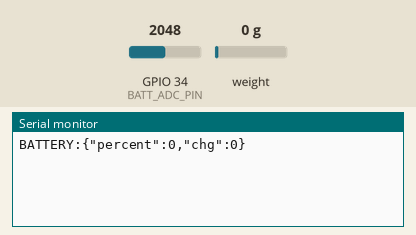
Bench run of a sketch on a simulated ESP32. Shown: the last lines printed to the serial monitor. The test bench sets the inputs (shaded band); at power-on: weight on the scale 0 g, GPIO 34 (BATT_ADC_PIN) = 2048 (analog values on the 0–4095 scale). Nothing arrives over Bluetooth unless stated; a phone connects over Bluetooth LE 3 s after start.

Above: at 5.4 s.
5.5 s: weight on the scale set to 3750 g
At 7.7 s:
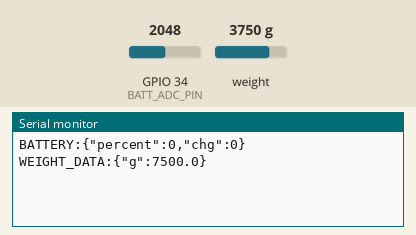
9.6 s: weight on the scale set to 100 g
At 11.8 s:
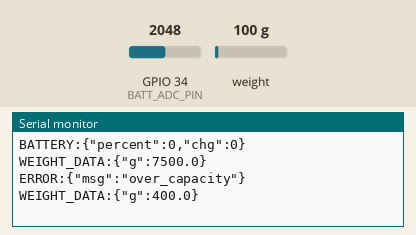

The sketch:

3ProGear-EDITEDSemiF.ino
```cpp
#include <Arduino.h>
#include <HX711.h>
#include <Preferences.h>
#include <BLEDevice.h>
#include <BLEUtils.h>
#include <BLEServer.h>
#include <math.h>

// ===== Pins =====
#define HX_DT   32
#define HX_SCK  33
#define BATT_ADC_PIN   34
#define BATT_CHARGING  -1

// ===== Calibration (افتراضي) =====
static float CAL_A = 210.0f;   // Cell A (Gain=128)
static float CAL_B = 210.0f;   // Cell B (Gain=32)

// ===== Settings =====
static const float   MAX_G     = 10000.0f;
static const uint32_t SEND_MS  = 500;
static const float   QUIET_EPS = 20.0f;
static const uint32_t QUIET_MS = 2500;

// ===== Battery =====
#define DIV_FACTOR     2.0f
#define SAMPLES        16
static float emaV = NAN;
static const float alpha = 0.20f;
static int lastBatPct = -1;

// ===== BLE =====
static const char* BLE_NAME = "ProGearBag";
#define UUID_SVC "6E400001-B5A3-F393-E0A9-E50E24DCCA9E"
#define UUID_RX  "6E400002-B5A3-F393-E0A9-E50E24DCCA9E"
#define UUID_TX  "6E400003-B5A3-F393-E0A9-E50E24DCCA9E"

HX711        scale;
Preferences  prefs;

BLECharacteristic* txCh = nullptr;
BLECharacteristic* rxCh = nullptr;
String rxBuf;

// ===== tare offsets =====
long offsetA = 0;
long offsetB = 0;

// ===== state =====
float lastG     = -1.0f;
uint32_t lastSend   = 0;
uint32_t quietStart = 0;
bool inQuiet = false, sessionFinalSent = false;
static uint32_t lastErrorMs = 0;

// ===== Utilities =====
static void sendLine(const String& tag, const String& json) {
  String s = tag + ":" + json + "\n";
  Serial.print(s);
  if (txCh) { txCh->setValue((uint8_t*)s.c_str(), s.length()); txCh->notify(); }
}
static void sendWeight(float g)   { sendLine("WEIGHT_DATA", String("{\"g\":")+String(g,1)+"}"); }
static void sendSessionFinal(float g) { sendLine("SESSION_FINAL", String("{\"g\":")+String(g,1)+"}"); }
static void sendError(const String& msg) { sendLine("ERROR", String("{\"msg\":\"")+msg+"\"}"); }
static void sendStatus(const String& st) { sendLine("STATUS_UPDATE", String("{\"state\":\"")+st+"\"}"); }
static void sendBatteryMsg(int pct, int ch) { sendLine("BATTERY", String("{\"percent\":")+pct+",\"chg\":"+ch+"}"); }

// ===== Battery Read with EMA =====
static int readBatteryPct() {
  if (BATT_ADC_PIN < 0) return -1;
  analogReadResolution(12);
  uint32_t acc = 0;
  for (int i=0;i<SAMPLES;i++){ acc += analogRead(BATT_ADC_PIN); delay(2); }
  int raw = acc / SAMPLES;

  float vadc = (raw / 4095.0f) * 3.3f;
  float v    = vadc * DIV_FACTOR;

  if (isnan(emaV)) emaV = v;
  else emaV = alpha * v + (1.0f - alpha) * emaV;

  float pctf = (emaV - 3.40f) / (4.20f - 3.40f) * 100.0f;
  return (int)round(constrain(pctf, 0.0f, 100.0f));
}
static int readCharging() {
  if (BATT_CHARGING < 0) return 0;
  pinMode(BATT_CHARGING, INPUT_PULLUP);
  return digitalRead(BATT_CHARGING) ? 1 : 0;
}
static void checkBatteryAlert(){
  int p = readBatteryPct();
  if (p >= 0) {
    if (lastBatPct < 0) {
      sendBatteryMsg(p, readCharging()); // أول مرة
    }
    else if (p <= 20 && lastBatPct > 20) {
      sendBatteryMsg(p, readCharging()); // تنبيه نزول تحت 20%
    }
    lastBatPct = p;
  }
}

// ===== HX711 Dual Channel Read =====
long readChannelRaw(byte gain, uint8_t samples) {
  scale.set_gain(gain);
  delay(80); // تأخير أطول لضمان استقرار القراءة
  return scale.read_average(samples);
}
void tareBoth() {
  offsetA = readChannelRaw(128, 20);
  offsetB = readChannelRaw(32,  20);
}
float rawA_to_grams(long rawA) {
  long net = rawA - offsetA;
  return (float)net / CAL_A;
}
float rawB_to_grams(long rawB) {
  long net = rawB - offsetB;
  return (float)net / CAL_B;
}
float readWeightA_g() {
  long rawA = readChannelRaw(128, 10);
  return rawA_to_grams(rawA);
}
float readWeightB_g() {
  long rawB = readChannelRaw(32, 10);
  return rawB_to_grams(rawB);
}
float readTotalGrams() {
  float a_g = readWeightA_g();
  float b_g = readWeightB_g();
  float total = a_g + b_g;

  // فلتر بسيط: أي قراءة أقل من ±2g تعتبر صفر (للتخلص من الضجيج)
  if (fabs(total) < 2.0f) {
    total = 0.0f;
  }

  return total;
}

// ===== BLE RX callbacks =====
class RxCB : public BLECharacteristicCallbacks {
  void onWrite(BLECharacteristic* c) override {
    String v = c->getValue();
    if (v.length() == 0) return;
    rxBuf += v;

    int idx;
    while ((idx = rxBuf.indexOf('\n')) >= 0) {
      String line = rxBuf.substring(0, idx);
      rxBuf.remove(0, idx+1);
      line.trim();

      String U = line; U.toUpperCase();

      if (U == "RESET_WEIGHT") {
        tareBoth();
        lastG = -1.0f;
        inQuiet = false; sessionFinalSent = false;
        sendStatus("baseline_reset");
      }
      else if (U == "PING") {
        sendStatus("pong");
      }
      else if (U == "GET_BAT") {
        checkBatteryAlert();
      }
    }
  }
};

// ===== setup =====
void setup() {
  Serial.begin(115200);
  delay(100);

  scale.begin(HX_DT, HX_SCK);
  tareBoth(); // تصفير عند التشغيل

  BLEDevice::init(BLE_NAME);
  BLEServer* srv = BLEDevice::createServer();
  BLEService* svc = srv->createService(UUID_SVC);

  txCh = svc->createCharacteristic(UUID_TX, BLECharacteristic::PROPERTY_NOTIFY);
  rxCh = svc->createCharacteristic(UUID_RX, BLECharacteristic::PROPERTY_WRITE | BLECharacteristic::PROPERTY_WRITE_NR);
  rxCh->setCallbacks(new RxCB());

  svc->start();
  BLEAdvertising* adv = BLEDevice::getAdvertising();
  adv->addServiceUUID(UUID_SVC);
  adv->setScanResponse(true);
  adv->start();

  checkBatteryAlert(); // أول إرسال للبطارية
}

// ===== loop =====
void loop() {
  uint32_t now = millis();

  if (now - lastSend >= SEND_MS) {
    float g = readTotalGrams();

    if (g > MAX_G) {
      if (now - lastErrorMs > 5000) {
        sendError("over_capacity");
        lastErrorMs = now;
      }
    } else {
      if (lastG < 0 || fabsf(g - lastG) >= 1.0f) {
        sendWeight(g);
      }

      bool stable = (lastG >= 0) && (fabsf(g - lastG) <= QUIET_EPS);
      if (stable) {
        if (!inQuiet) {
          inQuiet = true;
          quietStart = now;
          sessionFinalSent = false;
        } else if (!sessionFinalSent && (now - quietStart) >= QUIET_MS) {
          sendSessionFinal(g);
          sessionFinalSent = true;
        }
      } else {
        inQuiet = false;
        sessionFinalSent = false;
        quietStart = now;
      }

      lastG = g;
    }

    lastSend = now;
  }

  // تحديث البطارية
  checkBatteryAlert();
}
```

Measured:
- after the input at 5.5 s, the serial monitor: prints a new line after 0.95 s (image 1)
- after the input at 9.6 s, the serial monitor: prints a new line after 1.2 s (image 2)
